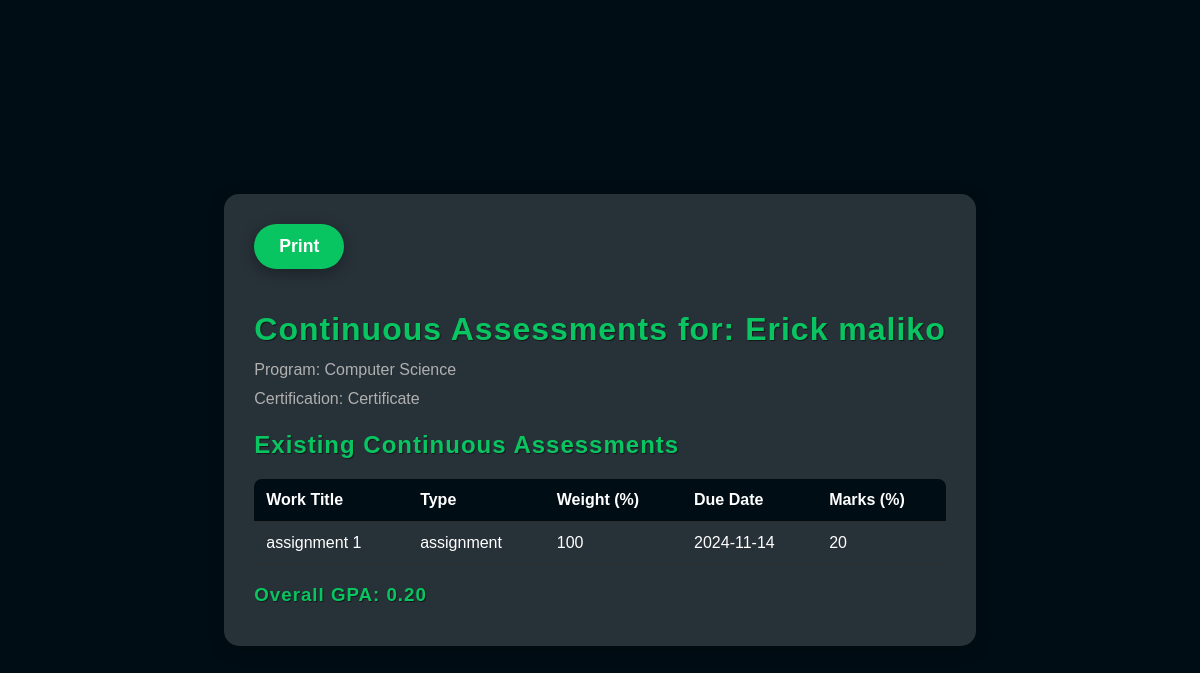
/student_ca.php (signed in), run on an earlier commit of the app's database.
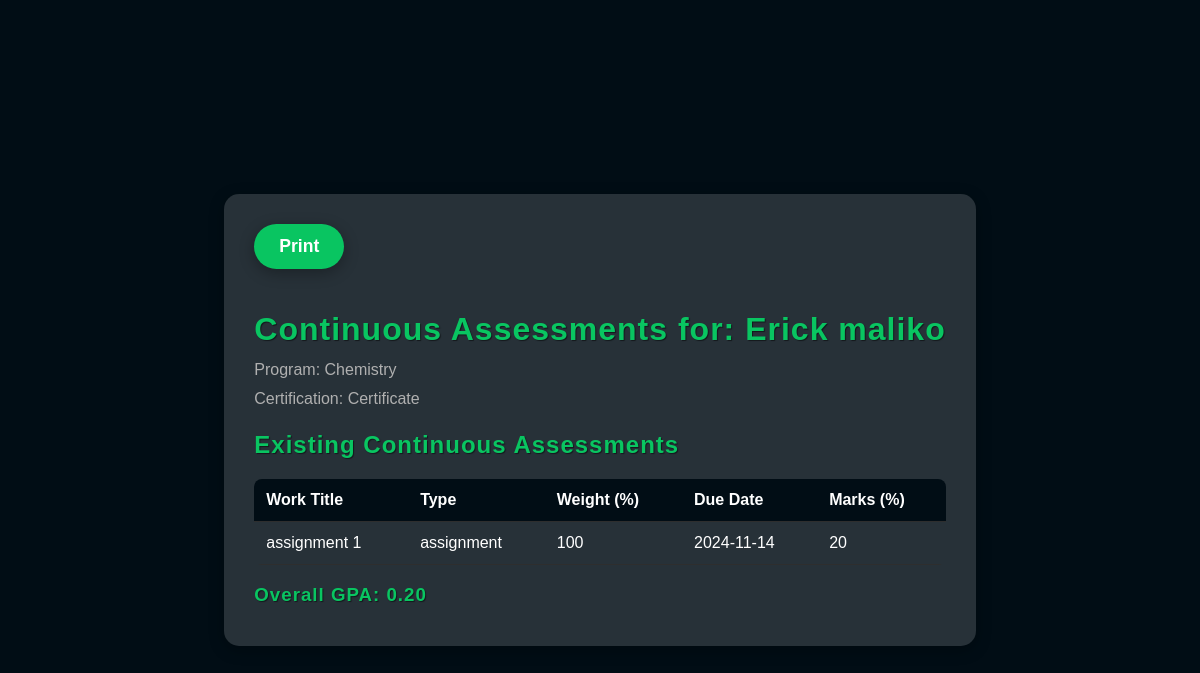
And on a later commit of the database.
### tables this page shows
CREATE TABLE `student_details_table` (
  `student_id` int(11) NOT NULL AUTO_INCREMENT,
  `first_name` varchar(50) NOT NULL,
  `middle_name` varchar(50) DEFAULT NULL,
  `last_name` varchar(50) NOT NULL,
  `username` varchar(50) NOT NULL,
  `date_of_birth` date NOT NULL,
  `profile_picture` varchar(255) DEFAULT NULL,
  `phone_number` varchar(15) NOT NULL,
  `emergency_phone` varchar(15) NOT NULL,
  `gender` int(10) NOT NULL,
  `marital_status` int(20) DEFAULT NULL,
  `religion` int(30) DEFAULT NULL,
  `program_id` int(11) NOT NULL,
  `certification_type` int(50) NOT NULL,
  `intake_type` int(20) NOT NULL,
  PRIMARY KEY (`student_id`),
  UNIQUE KEY `username` (`username`),
  KEY `program_id` (`program_id`),
  KEY `fk_gender` (`gender`),
  KEY `fk_marital_status` (`marital_status`),
  KEY `fk_religion` (`religion`),
  KEY `fk_certification_type` (`certification_type`),
  KEY `fk_intake_type` (`intake_type`),
  CONSTRAINT `fk_certification_type` FOREIGN KEY (`certification_type`) REFERENCES `certifications` (`certification_id`),
  CONSTRAINT `fk_gender` FOREIGN KEY (`gender`) REFERENCES `gender` (`gender_id`),
  CONSTRAINT `fk_intake_type` FOREIGN KEY (`intake_type`) REFERENCES `intake` (`intake_id`),
  CONSTRAINT `fk_marital_status` FOREIGN KEY (`marital_status`) REFERENCES `maritalstatus` (`status_id`),
  CONSTRAINT `fk_religion` FOREIGN KEY (`religion`) REFERENCES `religion` (`religion_id`),
  CONSTRAINT `student_details_table_ibfk_1` FOREIGN KEY (`program_id`) REFERENCES `programs` (`program_id`) ON DELETE CASCADE
);

CREATE TABLE `programs` (
  `program_id` int(11) NOT NULL AUTO_INCREMENT,
  `program_name` varchar(255) DEFAULT NULL,
  `department_id` int(11) DEFAULT NULL,
  PRIMARY KEY (`program_id`),
  KEY `department_id` (`department_id`),
  CONSTRAINT `programs_ibfk_1` FOREIGN KEY (`department_id`) REFERENCES `departments` (`department_id`)
);

CREATE TABLE `certifications` (
  `certification_id` int(11) NOT NULL AUTO_INCREMENT,
  `certification_name` varchar(255) NOT NULL CHECK (`certification_name` in ('Certificate','Diploma','Degree','Masters','PhD')),
  PRIMARY KEY (`certification_id`)
);

CREATE TABLE `continuous_assessments` (
  `ca_id` int(11) NOT NULL AUTO_INCREMENT,
  `student_id` int(11) NOT NULL,
  `course_code` varchar(10) NOT NULL,
  `assessment_name` varchar(100) NOT NULL,
  `assessment_type` enum('assignment','Quiz','Test','Project') NOT NULL,
  `weight` int(11) NOT NULL,
  `due_date` date NOT NULL,
  `marks` int(3) DEFAULT NULL,
  PRIMARY KEY (`ca_id`),
  KEY `student_id` (`student_id`),
  CONSTRAINT `continuous_assessments_ibfk_1` FOREIGN KEY (`student_id`) REFERENCES `student_details_table` (`student_id`) ON DELETE CASCADE
);

### student_ca.php (the view, shortened to what this page needs)
<?php
$student_id = $_SESSION['student_id'];
$servername = "localhost";
$username = "root";
$password = "";
$dbname = "woods";
$conn = new mysqli($servername, $username, $password, $dbname);
?>
<!DOCTYPE html>
<html lang="en">
<head>
    <link rel="stylesheet" href="Resources/student_ca.css?v=<?php echo time(); ?>">
</head>
<body>
    <div class="container">
        <button id="printButton" class="print-button">Print</button>
        <?php
        $student_query = $conn->prepare("
            SELECT s.*, p.program_name, c.certification_name
            FROM student_details_table s
            JOIN programs p ON s.program_id = p.program_id
            JOIN certifications c ON s.certification_type = c.certification_id
            WHERE s.student_id = ?
        ");
        $student_query->bind_param("i", $student_id);
        $student_query->execute();
        $student_result = $student_query->get_result();
        $student_data = $student_result->fetch_assoc();
        if ($student_data) {
            $ca_query = $conn->prepare("
                SELECT ca.*, marks
                FROM continuous_assessments ca
                WHERE ca.student_id = ?
            ");
            $ca_query->bind_param("i", $student_id);
            $ca_query->execute();
            $ca_result = $ca_query->get_result();
            $total_marks = 0;
            $total_weight = 0;
            echo "<h1>Continuous Assessments for: " . htmlspecialchars($student_data['first_name'] . " " . $student_data['last_name']) . "</h1>";
            echo "<p>Program: " . htmlspecialchars($student_data['program_name']) . "</p>";
            echo "<p>Certification: " . htmlspecialchars($student_data['certification_name']) . "</p>";
            if ($ca_result && $ca_result->num_rows > 0) {
                echo "<h2>Existing Continuous Assessments</h2>";
                echo "<table>
                        <thead>
                            <tr>
                                <th>Work Title</th>
                                <th>Type</th>
                                <th>Weight (%)</th>
                                <th>Due Date</th>
                                <th>Marks (%)</th>
                            </tr>
                        </thead>
                        <tbody>";
                while ($ca = $ca_result->fetch_assoc()) {
                    echo "<tr>
                            <td>" . htmlspecialchars($ca['assessment_name']) . "</td>
                            <td>" . htmlspecialchars($ca['assessment_type']) . "</td>
                            <td>" . htmlspecialchars($ca['weight']) . "</td>
                            <td>" . htmlspecialchars($ca['due_date']) . "</td>
                            <td>" . htmlspecialchars($ca['marks'] !== null ? $ca['marks'] : 'N/A') . "</td>
                          </tr>";
                    if ($ca['marks'] !== null) {
                        $total_marks += $ca['marks'] * ($ca['weight'] / 100);
                        $total_weight += $ca['weight'];
                    }
                }
                echo "</tbody></table>";
                $gpa = $total_weight > 0 ? $total_marks / $total_weight : 0;
                echo "<h3>Overall GPA: " . number_format($gpa, 2) . "</h3>";
            } else {
                echo "<p>No continuous assessments found for this student.</p>";
            }
        } else {
            echo "<p>Student not found.</p>";
        }
        ?>
    </div>
</body>
</html>

### Resources/student_ca.css (style rules this page uses)
:root { --primary-dark: #010d15; --primary-accent: #09c561; --neutral: #60676c; --background: #052339; --text-light: #ffffff; --text-secondary: #b0b0b0; --border-color: #2e2e2e; --button-color: #03005c; --box-shadow: 0 4px 15px rgba(0, 0, 0, 0.3); }
body { font-family: 'Arial', sans-serif; background-color: var(--primary-dark); margin: 0; padding: 20px; color: var(--text-light); display: flex; justify-content: center; align-items: center; height: 100vh; overflow: hidden; }
.container { max-width: 800px; background: rgba(255, 255, 255, 0.15); padding: 30px; border-radius: 15px; box-shadow: var(--box-shadow); transition: transform 0.3s, box-shadow 0.3s; }
h1, h2, h3 { color: var(--primary-accent); margin-bottom: 10px; text-shadow: 1px 1px 1px rgba(0, 0, 0, 0.5); letter-spacing: 1px; }
p { margin: 5px 0; color: var(--text-secondary); line-height: 1.5; }
.print-button { background-color: var(--primary-accent); color: var(--text-light); border: none; padding: 12px 25px; font-size: 1.1em; cursor: pointer; margin-bottom: 20px; border-radius: 25px; transition: background-color 0.3s, transform 0.3s, box-shadow 0.3s; display: inline-block; text-decoration: none; box-shadow: var(--box-shadow); font-weight: bold; }
table { width: 100%; border-collapse: collapse; margin-top: 20px; border-radius: 8px; overflow: hidden; }
th, td { padding: 12px; text-align: left; border-bottom: 1px solid var(--border-color); }
th { background-color: var(--primary-dark); color: var(--text-light); position: sticky; top: 0; z-index: 1; }
tr { transition: background-color 0.3s; }

What changed in the data, as far as the page shows it:
changed student_details_table "Erick maliko": program.program_name "Computer Science" → "Chemistry"
